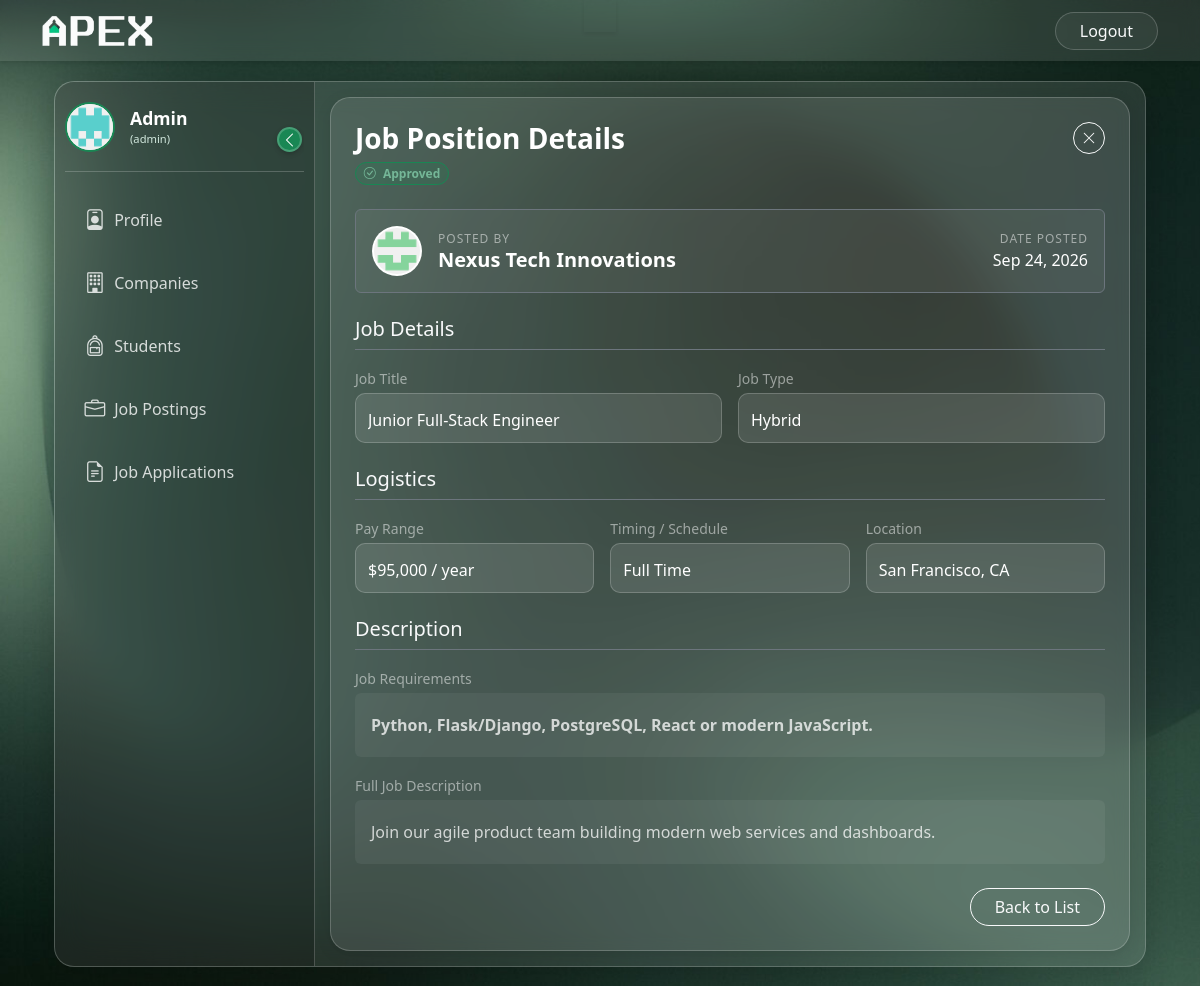
The app's page /admin/job/view/6 (signed in) with its own data.
### controller/models.py (models this page shows, shortened)
class User(UserMixin,db.Model):
    id = db.Column(db.Integer, primary_key=True, autoincrement=True)
    name = db.Column(db.String(80), nullable=False)
    email = db.Column(db.String(120), unique=True, nullable=False)
    password = db.Column(db.String(200), nullable=False)
    contact = db.Column(db.String(10), nullable=False)
    created_at = db.Column(db.DateTime, nullable=False, default=db.func.current_timestamp())
    blacklisted = db.Column(db.Boolean, default=False)
    image_url = db.Column(db.String(225))
    fs_uniquifier = db.Column(db.String(255), unique=True, nullable=False, default=lambda: secrets.token_urlsafe(16))
    last_login_at = db.Column(db.DateTime)
    student_details = db.relationship('Student', backref='user', lazy=True, uselist=False)
    company_details = db.relationship('Company', backref='user', lazy=True, uselist=False)
    roles = db.relationship('Role', secondary='user_roles', backref='user', lazy=True, uselist=False)

class JobPosition(db.Model):
    id = db.Column(db.Integer, primary_key=True, autoincrement=True)
    company_id = db.Column(db.Integer, db.ForeignKey('company.id'), nullable=False)
    requirements = db.Column(db.String(200), nullable=False)
    job_location = db.Column(db.String(200), nullable=False)
    job_description = db.Column(db.String(700))
    job_title = db.Column(db.String(100), nullable=False)
    job_pay = db.Column(db.String(40), nullable=False)
    job_type = db.Column(db.String(7), nullable=False) # Remote , Onsite , Hybrid
    created_at = db.Column(db.DateTime, nullable=False, default=db.func.current_timestamp())
    job_status = db.Column(db.String(10), default='Hiring') # Hiring , Closed
    status = db.Column(db.String(20), default='Pending') # 'Pending', 'Approved', 'Rejected'
    job_timing = db.Column(db.String(30), nullable=False)
    views = db.Column(db.Integer, default=0)
    is_deleted = db.Column(db.Boolean, default=False)

### routes/admin_routes.py (the view)
@admin_bp.route('/job/view/<int:id>')
@admin_required
def view_job(id):
    job = JobPosition.query.get_or_404(id)
    return render_template('admin/view_job.html',
                            job=job,
                            user=current_user)

### app.py (called while the page is built)
@login_manager.user_loader
def load_user(user_id):
    return User.query.get(int(user_id))

### routes/main_routes.py (called while the page is built, shortened)
@app.context_processor
def inject_notifications():
    return dict(unread_count=0)

### templates/admin/view_job.html (shortened to what this page needs)
{% extends 'admin/dashboard.html' %}
{% block dashboard_content %}
<div class="d-flex justify-content-center fade-in">
    <div class="glass-card p-4" style="width: 100%; max-width: 800px;">
        <div class="d-flex justify-content-between align-items-start mb-4">
            <div>
                <h3 class="text-white fw-bold mb-1">Job Position Details</h3>
                {% if job.is_deleted %}
                    <span class="badge bg-danger-subtle text-danger rounded-pill border border-danger">
                        <i class="bi bi-x-circle-fill "></i>  Deleted
                    </span>
                {% elif job.status == "Approved" %}
                    {% if job.company.is_deleted %}
                    <span class="badge bg-danger-subtle text-danger rounded-pill border border-danger">
                        <i class="bi bi-exclamation-triangle-fill me-1"></i> Profile Deleted
                    </span>
                    {% elif job.company.user.blacklisted %}
                    <span class="badge bg-danger-subtle text-danger rounded-pill border border-danger">
                        <i class="bi bi-exclamation-triangle-fill me-1"></i> Blacklisted
                    </span>
                    {% else %}
                        <span class="badge bg-success-subtle text-success rounded-pill border border-success">
                            <i class="bi bi-check-circle me-1"></i> Approved
                        </span>
                    {% endif %}
                {% else %}
                    <span class="badge bg-warning-subtle text-warning rounded-pill border border-warning">
                        <i class="bi bi-hourglass-split me-1"></i> Pending Approval
                    </span>
                {% endif %}
            </div>
            <a href="{% if request.args.get('source') == 'app_view' %}
            {{ url_for('admin_bp.view_application', id=request.args.get('src_id')) }}
         {% else %}
            {{ url_for('admin_bp.job_postings') }}
         {% endif %}" class="btn btn-sm btn-outline-light rounded-circle" style="width: 32px; height: 32px; display: flex; align-items: center; justify-content: center;">
                <i class="bi bi-x-lg"></i>
            </a>
        </div>
        <div class="d-flex align-items-center gap-3 p-3 mb-4 rounded border border-secondary" style="background: rgba(255, 255, 255, 0.05);">
            <img src="{{ job.company.user.image_url }}" alt="Logo" class="rounded-circle bg-white" style="width: 50px; height: 50px; object-fit: contain; padding: 2px;">
            <div>
                <small class="text-white-50 text-uppercase text-xs d-block">Posted By</small>
                <h5 class="text-white fw-bold mb-0">{{ job.company.user.name }}</h5>
            </div>
            <div class="ms-auto text-end d-none d-sm-block">
                <small class="text-white-50 text-uppercase text-xs d-block">Date Posted</small>
                <span class="text-white">{{ job.created_at.strftime('%b %d, %Y') }}</span>
            </div>
        </div>
        <form> <h5 class="text-light mb-3 border-bottom border-secondary pb-2">Job Details</h5>
            <div class="row g-3 mb-4">
                <div class="col-md-6">
                    <label class="text-white-50 small mb-1">Job Title</label>
                    <input type="text" class="form-control glass-input text-white" value="{{ job.job_title }}" readonly>
                </div>
                <div class="col-md-6">
                    <label class="text-white-50 small mb-1">Job Type</label>
                    <input type="text" class="form-control glass-input text-white" value="{{ job.job_type }}" readonly>
                </div>
            </div>
            <h5 class="text-light mb-3 border-bottom border-secondary pb-2">Logistics</h5>
            <div class="row g-3 mb-4">
                <div class="col-md-4">
                    <label class="text-white-50 small mb-1">Pay Range</label>
                    <input type="text" class="form-control glass-input text-white" value="{{ job.job_pay }}" readonly>
                </div>
                <div class="col-md-4">
                    <label class="text-white-50 small mb-1">Timing / Schedule</label>
                    <input type="text" class="form-control glass-input text-white" value="{{ job.job_timing }}" readonly>
                </div>
                <div class="col-md-4">
                    <label class="text-white-50 small mb-1">Location</label>
                    <input type="text" class="form-control glass-input text-white" value="{{ job.job_location }}" readonly>
                </div>
            </div>
            <h5 class="text-light mb-3 border-bottom border-secondary pb-2">Description</h5>
            <label class="text-white-50 small mb-1">Job Requirements</label>
            <div class=" mb-3" >
                <div class="p-3 rounded" style="background: rgba(255,255,255,0.05);">
                    <p class="text-white fw-bold lh-lg opacity-75 mb-0">
                    {{ job.requirements }}
                    </p>
                </div>
            </div>
            <label class="text-white-50 small mb-1">Full Job Description</label>
            <div class="mb-4">
                <div class="p-3 rounded" style="background: rgba(255,255,255,0.05);">
                <p class="text-white lh-lg opacity-75 mb-0">{{ job.job_description }}</p>
                </div>
            </div>
            <div class="d-grid gap-2 d-md-flex justify-content-md-end">
                <a href="{% if request.args.get('source') == 'app_view' %}
                {{ url_for('admin_bp.view_application', id=request.args.get('src_id')) }}
             {% else %}
                {{ url_for('admin_bp.job_postings') }}
             {% endif %}" class="btn btn-outline-light px-4 rounded-pill">Back to List</a>
            </div>
        </form>
    </div>
</div>
{% endblock %}

### static/css/style.css (style rules this page uses)
:root { --primary-green: #198754; --dark-green: #0f5132; --forest-green: #2E8B57; --navbar-bg: #206a5d; --teal-green: #206a5d; --light-green: #d1e7dd; --glass-bg: rgba(255, 255, 255, 0.1); --glass-border: rgba(255, 255, 255, 0.2); --text-white: #ffffff; --text-muted: rgba(255, 255, 255, 0.7); }
body,html { overscroll-behavior: none; background-image: url("../uploads/Background.jpg"); background-repeat: no-repeat; background-size: cover; background-attachment: fixed; min-height: 100vh; font-family: 'Segoe UI', Tahoma, Geneva, Verdana, sans-serif; }
.glass-input { background: rgba(255, 255, 255, 0.1) !important; border: 1px solid rgba(255, 255, 255, 0.2) !important; color: white !important; height: 50px; border-radius: 10px; }
.glass-input::placeholder { color: var(--text-muted); }
.form-control { padding-top: 10px; }
.glass-card { background: var(--glass-bg); border: 1px solid var(--glass-border); border-radius: 20px; padding: 25px; box-shadow: 0 4px 15px rgba(0,0,0,0.1); }
.text-xs { font-size: 0.75rem; letter-spacing: 1px; }
.fade-in { animation: fadeIn 0.5s ease-in-out; }
.bg-success-subtle { background-color: rgba(25, 135, 84, 0.2) !important; color: #75b798 !important; }

### records on screen
User: company.user.image_url (picture), company.user.name "Nexus Tech Innovations"
JobPosition: created_at "Sep 24, 2026", job_title "Junior Full-Stack Engineer", job_type "Hybrid", job_pay "$95,000 / year", job_timing "Full Time", job_location "San Francisco, CA", requirements "Python, Flask/Django, PostgreSQL, React or modern JavaScript.", job_description "Join our agile product team building modern web services and dashboards."
